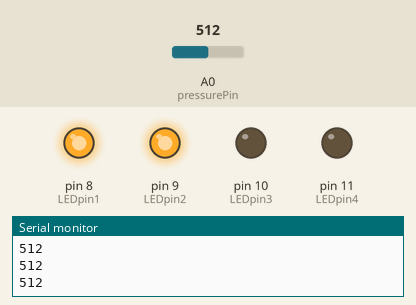
Recording of a sketch running on a simulated Arduino Uno, built with avr-gcc and run on an emulated ATmega328P. Shown: output pins drawn as LEDs (lit = HIGH), the last lines printed to the serial monitor. The inputs (shaded band) are chosen by the test bench; at power-on: A0 (pressurePin) = 512.

Above: at 1.2 s.
1.3 s: A0 (pressurePin) set to 413
2.8 s: A0 (pressurePin) set to 387
At 4.0 s:
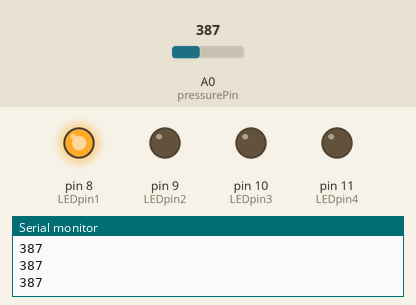
4.3 s: A0 (pressurePin) set to 11
5.8 s: A0 (pressurePin) set to 8
At 6.5 s:
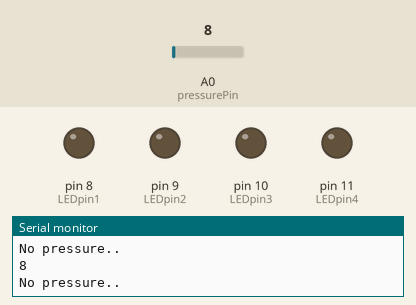
7.3 s: A0 (pressurePin) set to 760
At 7.8 s:
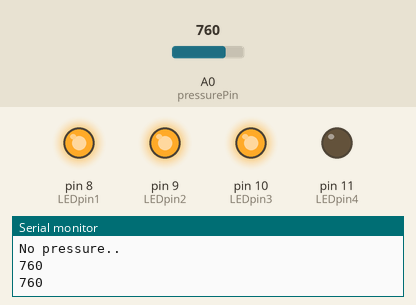
8.9 s: A0 (pressurePin) set to 736
At 10.3 s:
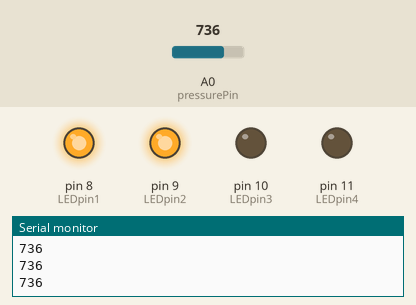
Timing chart, 0 to 11.5 s (numbered marks = the images above; inputs shaded):
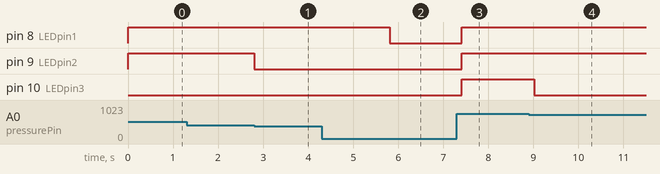

The sketch:

forceSensor.ino
```cpp
int pressurePin = A0;
int force;
int LEDpin1 = 8;
int LEDpin2 = 9;
int LEDpin3 = 10;
int LEDpin4 = 11;
void setup() {
  Serial.begin(9600);
  pinMode(LEDpin1, OUTPUT);
  pinMode(LEDpin2, OUTPUT);
  pinMode(LEDpin3, OUTPUT);
  pinMode(LEDpin4, OUTPUT);
}
void loop() {
  force = analogRead(pressurePin);
  Serial.println(force);
  digitalWrite(LEDpin1, LOW);
  digitalWrite(LEDpin2, LOW);
  digitalWrite(LEDpin3, LOW);
  digitalWrite(LEDpin4, LOW);
  if (force <10 ){
    Serial.println("No pressure..");

  }
  else if (force < 400) {
    digitalWrite(LEDpin1, HIGH);

  }
  else if (force < 750) {
    digitalWrite(LEDpin1, HIGH);
    digitalWrite(LEDpin2, HIGH);

  }
    else if (force < 900) {
    digitalWrite(LEDpin1, HIGH);
    digitalWrite(LEDpin2, HIGH);
    digitalWrite(LEDpin3, HIGH);

  }
  else {
    digitalWrite(LEDpin1, HIGH);
    digitalWrite(LEDpin2, HIGH);
    digitalWrite(LEDpin3, HIGH);
    digitalWrite(LEDpin4, HIGH);
  }
  delay(200);
}
```

Measured:
- the behaviour switches between 400 and 399 on A0 (pressurePin) (found by bisection; images 0 and 1)
- the behaviour switches between 10 and 9 on A0 (pressurePin) (found by bisection; images 1 and 2)
- the behaviour switches between 750 and 749 on A0 (pressurePin) (found by bisection; images 3 and 4)
- after the input at 2.8 s, pin 9 (LEDpin2): HIGH → LOW at once
- after the input at 5.8 s, pin 8 (LEDpin1): HIGH → LOW at once
- after the input at 7.3 s, pin 8 (LEDpin1), pin 9 (LEDpin2), pin 10 (LEDpin3): LOW → HIGH after 0.11 s
- after the input at 8.9 s, pin 10 (LEDpin3): HIGH → LOW after 0.11 s
